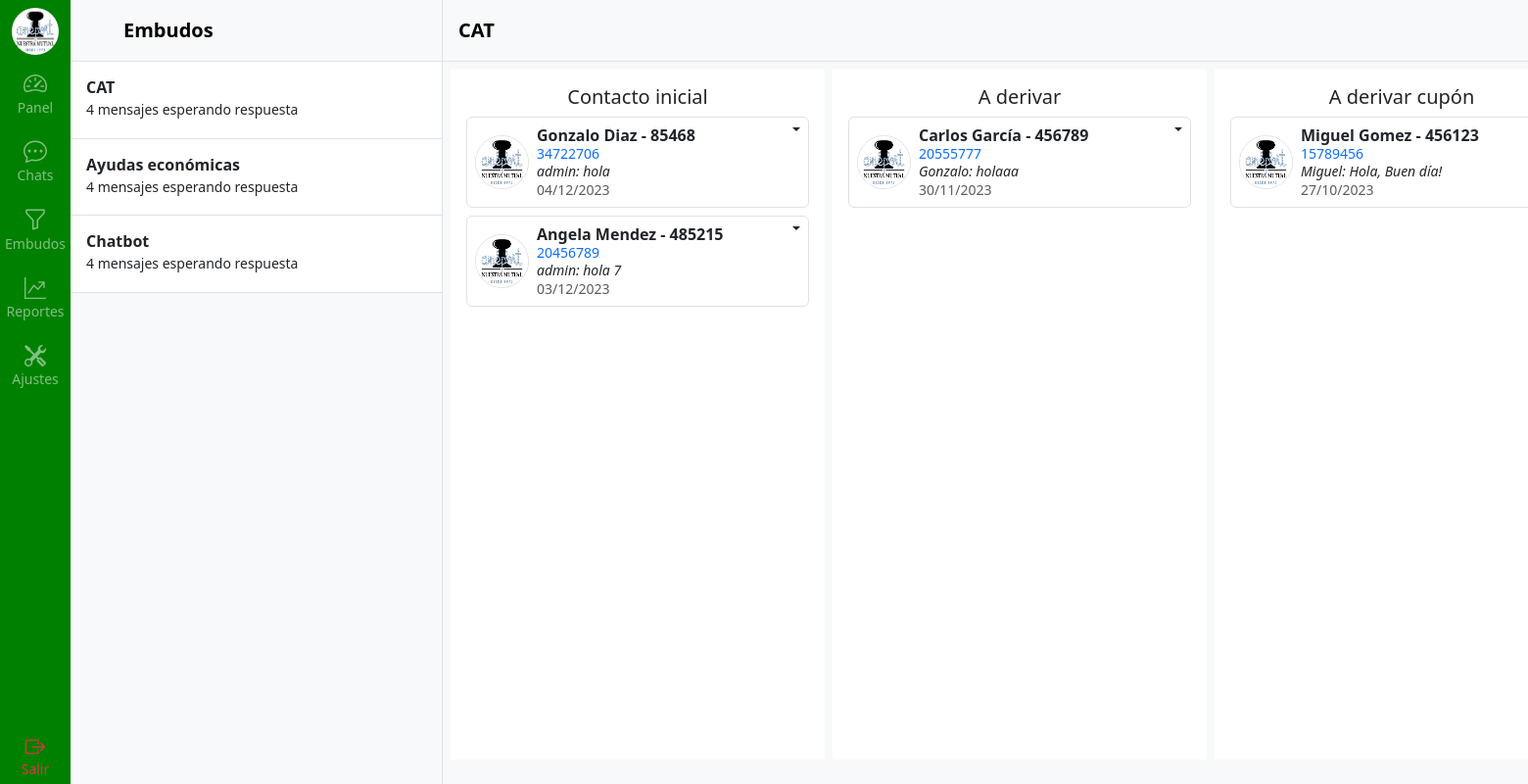
Before: /rooms/embudo/1/ (signed in) with the older database file.
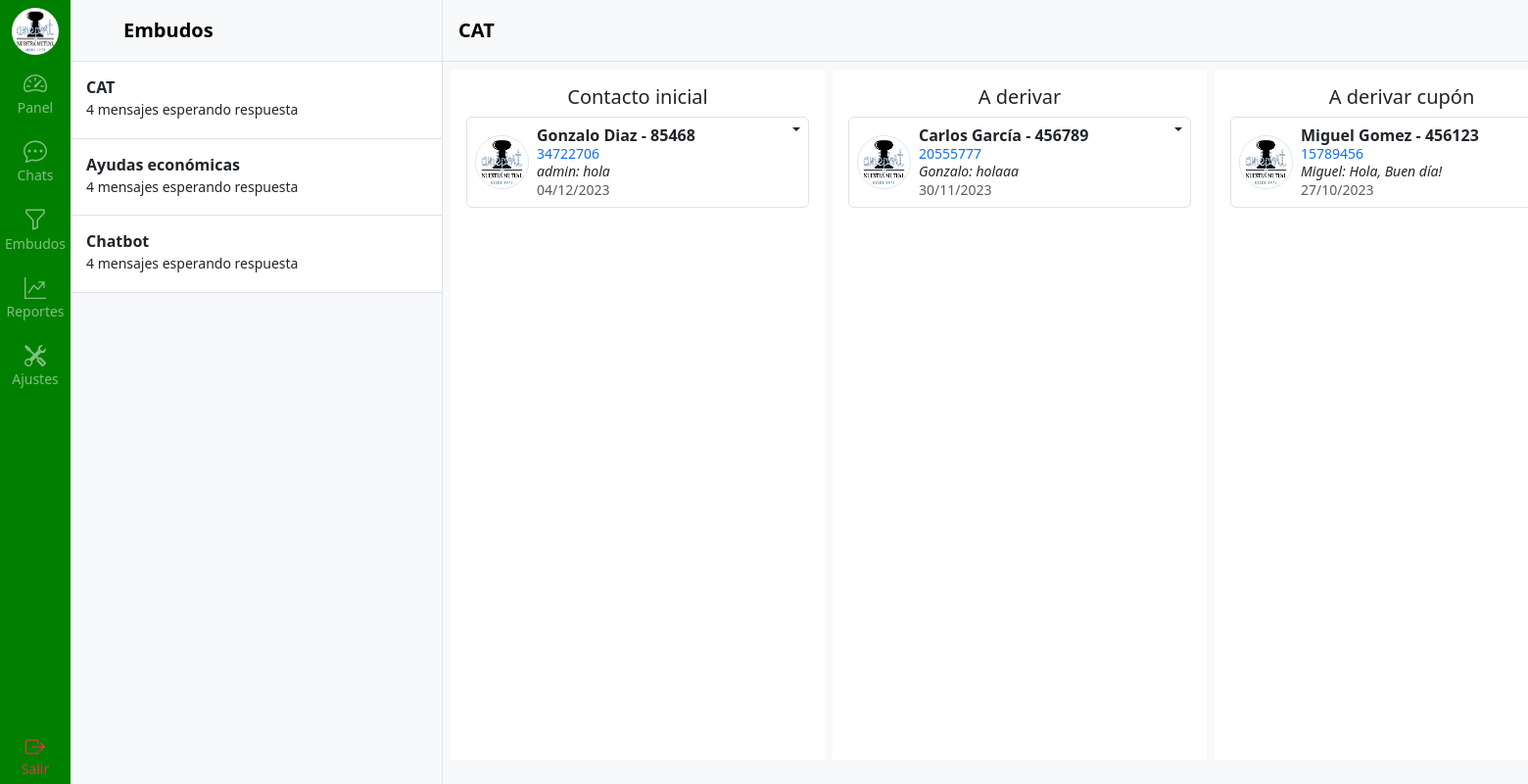
After: the same page with the newer database file.
### room/models.py (models this page shows, shortened)
class Sector(models.Model):
    nombre = models.CharField(max_length=100)
    def __str__(self):
        return self.nombre

class SectorTarea(models.Model):
    sector = models.ForeignKey(Sector, on_delete=models.CASCADE)
    nombre = models.CharField(max_length=100)
    activo = models.BooleanField()  # Para ver no se pierda las asignadas a un mensaje anterior si sacan una tarea
    def __str__(self):
        return self.nombre

class ContactoTarea(models.Model):
    contacto = models.ForeignKey(Room, related_name='contacto_tarea', on_delete=models.CASCADE)
    sector_tarea = models.ForeignKey(SectorTarea, on_delete=models.CASCADE)
    usuario = models.ForeignKey(User, on_delete=models.CASCADE, null=True)
    fecha_hora = models.DateTimeField(auto_now_add=True)

class Room(models.Model):
    nombre = models.CharField(max_length=100)
    apellido = models.CharField(max_length=100)
    dni = models.CharField(max_length=11)
    telefono = models.CharField(max_length=30)
    email = models.EmailField(max_length=60)
    empresa = models.CharField(max_length=100)
    nro_socio = models.PositiveIntegerField()
    integracion = models.ForeignKey(Integracion, on_delete=models.CASCADE)
    slug = models.SlugField(unique=True)

class Message(models.Model):
    contacto = models.ForeignKey(Room, related_name='messages', on_delete=models.CASCADE)
    usuario = models.ForeignKey(User, related_name='messages', on_delete=models.CASCADE, null=True)
    contenido = models.TextField()
    recibido = models.BooleanField(default=False)
    fecha_hora = models.DateTimeField(auto_now_add=True)
    class Meta:
        ordering = ('fecha_hora',)

### room/views.py (the view)
# urls.py: path('embudo/<int:id>/', views.embudo, name='embudo'),
@login_required
def embudo(request, id):
    sector = get_object_or_404(Sector, id=id)
    sectores = Sector.objects.prefetch_related('sectortarea_set').all()
    sector_tareas = SectorTarea.objects.filter(sector=sector).prefetch_related('contactotarea_set__contacto__messages').all()
    '''
    # ¿Mejora la performance si se obtiene el último mensaje en la vista en lugar de pasarle todos los mensajes al template?
    # Agregar el último mensaje a cada Room
    for sector_tarea in sector_tareas:
        for contacto_tarea in sector_tarea.contactotarea_set.all():
            last_message = contacto_tarea.contacto.messages.order_by('-fecha_hora').first()
            contacto_tarea.last_message = last_message
    '''
    return render(request, 'room/embudos.html', {'embudo': sector, 'embudos': sectores, 'sector_tareas': sector_tareas})

### templates/room/embudos.html (shortened to what this page needs)
{% extends 'base.html' %}
{% load static %}
{% load humanize %}
{% block content %}
{% include 'navbar.html' %}
<div class="d-flex flex-column align-items-stretch flex-shrink-0 bg-body-tertiary border-end" style="width: 380px;">
    <a href="/" class="d-flex align-items-center flex-shrink-0 p-3 link-body-emphasis text-decoration-none border-bottom">
      <svg class="bi pe-none me-2" width="30" height="24"><use xlink:href="#bootstrap"></use></svg>
      <span class="fs-5 fw-semibold">Embudos</span>
    </a>
    <div class="list-group list-group-flush border-bottom overflow-y-scroll">
      {% for embudo in embudos %}
        <a href="{% url 'room:embudo' embudo.id %}" class="list-group-item list-group-item-action py-3 lh-sm">
          <div class="d-flex w-100 align-items-center justify-content-between">
            <strong class="mb-1">{{ embudo.nombre }} </strong>
          </div>
          <div class="col-10 mb-1 small">4 mensajes esperando respuesta</div>
        </a>
      {% endfor %}
    </div>
</div>
{% if embudo %}
  {% include 'room/embudo_por_tarea.html' %}
{% else %}
  <div class="flex-grow-1 d-flex align-items-center justify-content-center bg-body-tertiary">
    <p class="text-secondary">Seleccione un embudo para ver los mensajes</p>
  </div>
{% endif %}
{% endblock %}

### templates/base.html (shortened to what this page needs)
{% load static %}
<!DOCTYPE html>
<html>
    <head>
        <link href="https://cdn.jsdelivr.net/npm/bootstrap@5.3.0/dist/css/bootstrap.min.css" rel="stylesheet">
        <link rel="stylesheet" href="{% static 'css/style.css' %}">
        <link rel="stylesheet" href="{% static 'css/new-style.css' %}">
    </head>
    <body class="d-flex vh-100 vw-100">
        {% block content %}
        {% endblock %}
    </body>
</html>

### templates/navbar.html (shortened to what this page needs)
{% load static %}
<div class="d-flex flex-column flex-shrink-0 bg-dark" style="width: 4.5rem;">
    <a href="/" class="d-flex justify-content-center align-items-center link-body-emphasis text-decoration-none" data-bs-toggle="tooltip" data-bs-placement="right" data-bs-original-title="Icon-only" style="height: 63px">
      <img src="{% static 'img/logo.png' %}" alt="ameport_logo" width="48" height="48" class="rounded-circle">
    </a>
    <ul class="nav nav-pills nav-flush flex-column mb-auto text-center w-100">
      <li class="nav-item w-100">
        <a href="#" class="nav-link px-0 rounded-0" aria-current="page" data-bs-toggle="tooltip" data-bs-placement="right" aria-label="Home" data-bs-original-title="Home">
          <p class="mb-1 text-white-50"><small>Panel</small></p>
        </a>
      </li>
      <li class="nav-item w-100">
        <a href="{% url 'room:chats' %}" class="nav-link px-0 rounded-0" data-bs-toggle="tooltip" data-bs-placement="right" aria-label="Dashboard" data-bs-original-title="Dashboard">
          <p class="mb-1 text-white-50"><small>Chats</small></p>
        </a>
      </li>
      <li class="nav-item w-100">
        <a href="{% url 'room:embudos' %}" class="nav-link px-0 rounded-0" data-bs-toggle="tooltip" data-bs-placement="right" aria-label="Orders" data-bs-original-title="Orders">
          <p class="mb-1 text-white-50"><small>Embudos</small></p>
        </a>
      </li>
      <li class="nav-item w-100">
        <a href="#" class="nav-link px-0 rounded-0" data-bs-toggle="tooltip" data-bs-placement="right" aria-label="Products" data-bs-original-title="Products">
          <p class="mb-1 text-white-50"><small>Reportes</small></p>
        </a>
      </li>
      <li class="nav-item w-100">
        <a href="#" class="nav-link px-0 rounded-0" data-bs-toggle="tooltip" data-bs-placement="right" aria-label="Customers" data-bs-original-title="Customers">
          <p class="mb-1 text-white-50"><small>Ajustes</small></p>
        </a>
      </li>
    </ul>
    <div class="">
      <a href="{% url 'logout' %}" class="nav-link d-flex flex-column justify-content-center align-items-center px-0 rounded-0" data-bs-toggle="tooltip" data-bs-placement="right" aria-label="Customers" data-bs-original-title="Customers">
        <p class="mb-1 text-danger"><small>Salir</small></p>
      </a>
    </div>
  </div>

### templates/room/embudo_por_tarea.html (shortened to what this page needs)
{% load static %}
{% load humanize %}
<div class="d-flex flex-column w-100 bg-body-tertiary">
    <a href="/" class="d-flex align-items-center gap-3 link-body-emphasis text-decoration-none p-3 border-bottom bg-body-tertiary" style="height: 63px">
      <div>
        <h5 class="m-0 fs-5 fw-semibold">{{ embudo.nombre }}</h5>
      </div>
    </a>
    <div class="d-flex p-2 gap-2 bg-body-tertiary overflow-hidden" data-sector="{{ embudo.id }}" style="height: 90vh;">
        {% for sector_tarea in sector_tareas %}
        <div class="d-flex flex-column bg-white p-3">
            <h5 class="text-center">{{ sector_tarea }}</h5>
            <div class="d-flex flex-column gap-2" style="width: 350px;" data-sector_tarea="{{ sector_tarea.id }}">
                {% for contacto_tarea in sector_tarea.contactotarea_set.all %}
                    {% with contacto=contacto_tarea.contacto %}
                        <div class="usi-card d-flex gap-2 list-group-item lh-sm border rounded position-relative" data-contacto="{{ contacto.id }}">
                            <a href="{% url 'room:chat' contacto.slug %}" class="d-flex gap-2 list-group-item p-2 position-relative w-100" data-slug>
                                <div class="d-flex justify-content-center align-items-center">
                                    <img src="{% static 'img/logo.png' %}" alt="mdo" width="55" height="55" class="rounded-circle border" data-thumbnail>
                                </div>
                                <div class="w-100">
                                    <div class="d-flex justify-content-between">
                                        <div class="d-flex flex-column pe-2">
                                            {% if contacto.nombre %}
                                            <strong data-cabecera>{{ contacto.nombre }} {{ contacto.apellido}} - {{ contacto.nro_socio }}</strong>
                                            {% else %}
                                            <strong data-cabecera>{{ contacto.telefono }}</strong>
                                            {% endif %}
                                            <small class="text-primary" data-dni>{{ contacto.dni }}</small>
                                        </div>
                                    </div>
                                    {% with ultimo_mensaje=contacto.messages.last %}
                                    <div class="col-12">
                                        <p class="mb-0 small fst-italic" >
                                            <span data-usuario>
                                                {% if ultimo_mensaje.usuario %}
                                                    {{ ultimo_mensaje.usuario }}:
                                                {% else %}
                                                    {{ ultimo_mensaje.contacto }}:
                                                {% endif %}
                                            </span>
                                            <span data-mensaje>{{ ultimo_mensaje.contenido|truncatechars:50 }}</span>
                                        </p>
                                        <small class="text-body-secondary flex-end" data-fecha>
                                            {% now "d/m/Y" as todays_date %}
                                            {% if todays_date == ultimo_mensaje.fecha_hora|date:"d/m/Y" %}
                                                {{ ultimo_mensaje.fecha_hora|time:"H:i" }}
                                            {% else %}
                                                {{ ultimo_mensaje.fecha_hora|date:"d/m/Y" }}
                                            {% endif %}
                                        </small>
                                    </div>
                                    {% endwith %}
                                </div>
                            </a>
                            <div class="dropdown position-absolute top-0 end-0">
                                <button class="btn py-0 px-2 dropdown-toggle" type="button" data-bs-toggle="dropdown" aria-expanded="false" style="border: none !important; outline: none;"></button>
                            </div>
                        </div>
                    {% endwith %}
                {% endfor %}
            </div>
        </div>
        {% endfor %}
    </div>
</div>

### static/css/style.css (style rules this page uses)
.usi-card { width: 350px; }

### static/css/new-style.css (style rules this page uses)
.bg-dark { background-color: green !important; }

Changed rows visible on the page:
no longer on this page (row unchanged): Message: usuario "admin", contenido "hola 7", fecha_hora "03/12/2023"
changed SectorTarea "Contacto inicial": loses ContactoTarea (contacto.nombre "Angela", contacto.apellido "Mendez", contacto.nro_socio "485215", contacto.dni "20456789")
